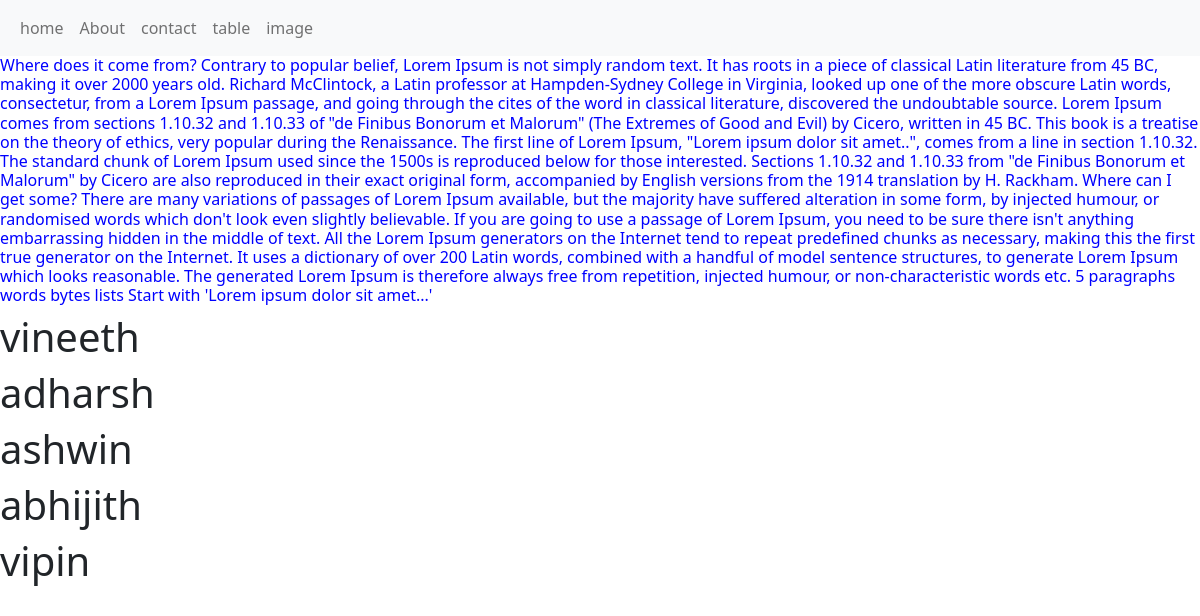
The page / on the database its author committed.
### app1/models.py (models this page shows, shortened)
class student(models.Model):
    student_id =models.IntegerField()
    student_name =models.CharField(max_length=20)
    course_name =models.CharField(max_length=20)
    lname = models.CharField(max_length=20,null=True)

### app1/views.py (the view)
# urls.py: path('',views.home,name="home"),
def home(request):
    d={
        'stud': student.objects.all()
    }
    return render(request,'home.html',d)

### app1/templates/home.html (shortened to what this page needs)
{% extends 'base.html' %}
{% load static %}
{% block css %}
<link rel="stylesheet" href="{% static 'css/home.css' %}">
{% endblock %}
{% block content %}
<h6>
    Where does it come from?
    Contrary to popular belief, Lorem Ipsum is not simply random text. It has roots in a piece of classical Latin literature from 45 BC, making it over 2000 years old. Richard McClintock, a Latin professor at Hampden-Sydney College in Virginia, looked up one of the more obscure Latin words, consectetur, from a Lorem Ipsum passage, and going through the cites of the word in classical literature, discovered the undoubtable source. Lorem Ipsum comes from sections 1.10.32 and 1.10.33 of "de Finibus Bonorum et Malorum" (The Extremes of Good and Evil) by Cicero, written in 45 BC. This book is a treatise on the theory of ethics, very popular during the Renaissance. The first line of Lorem Ipsum, "Lorem ipsum dolor sit amet..", comes from a line in section 1.10.32.
    The standard chunk of Lorem Ipsum used since the 1500s is reproduced below for those interested. Sections 1.10.32 and 1.10.33 from "de Finibus Bonorum et Malorum" by Cicero are also reproduced in their exact original form, accompanied by English versions from the 1914 translation by H. Rackham.
    Where can I get some?
    There are many variations of passages of Lorem Ipsum available, but the majority have suffered alteration in some form, by injected humour, or randomised words which don't look even slightly believable. If you are going to use a passage of Lorem Ipsum, you need to be sure there isn't anything embarrassing hidden in the middle of text. All the Lorem Ipsum generators on the Internet tend to repeat predefined chunks as necessary, making this the first true generator on the Internet. It uses a dictionary of over 200 Latin words, combined with a handful of model sentence structures, to generate Lorem Ipsum which looks reasonable. The generated Lorem Ipsum is therefore always free from repetition, injected humour, or non-characteristic words etc.
    5
        paragraphs
        words
        bytes
        lists
        Start with 'Lorem
    ipsum dolor sit amet...'
    </h6>
    {% for i in stud %}
    <h1>{{i.student_name}}</h1>
    {% endfor %}
    {% endblock %}

### app1/static/css/home.css (style rules this page uses)
h6 { color: blue; }

### rows shown on the page
student: student_name "vineeth"
student: student_name "adharsh"
student: student_name "ashwin"
student: student_name "abhijith"
student: student_name "vipin"
